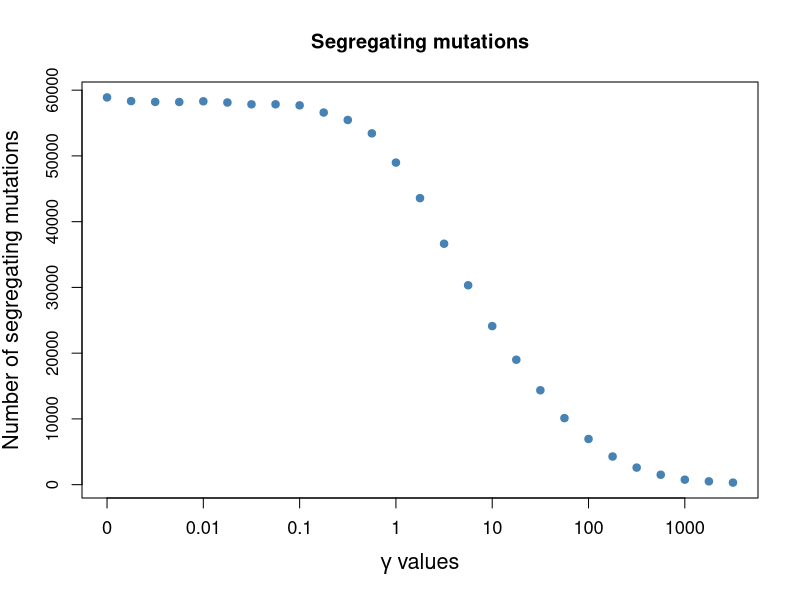

The R source for this figure:
#Plot number of segregating sites per 2Ns value. 
#For set2 matrices. 

segregantes <- c(58898, 58336, 58214, 58202, 58309, 58123, 57848, 57851,57690, 56597, 55468, 53430, 48985, 43578, 36643, 30328, 24116, 19002, 14357, 10120,  6950,  4279,  2595,  1508,   759,   506, 314)
gamma <- c(seq(1:27))

pdf("segregating_sites_per_selection.pdf", width = 8, height = 6) 

plot(gamma, segregantes,
    pch = 19,                    # solid circles
    col = "steelblue",
    xlab = expression(gamma~"values"),
    ylab = "Number of segregating mutations",
    main = "Segregating mutations",
    xaxt = "n",
    cex.lab = 1.3)

axis(side = 1, 
    at = seq(1, 27, by = 4),          # where to put ticks
    labels = c(0, 0.01, 0.1, 1, 10, 100, 1000),      # what to write
    cex.axis = 1.1)

dev.off() 
